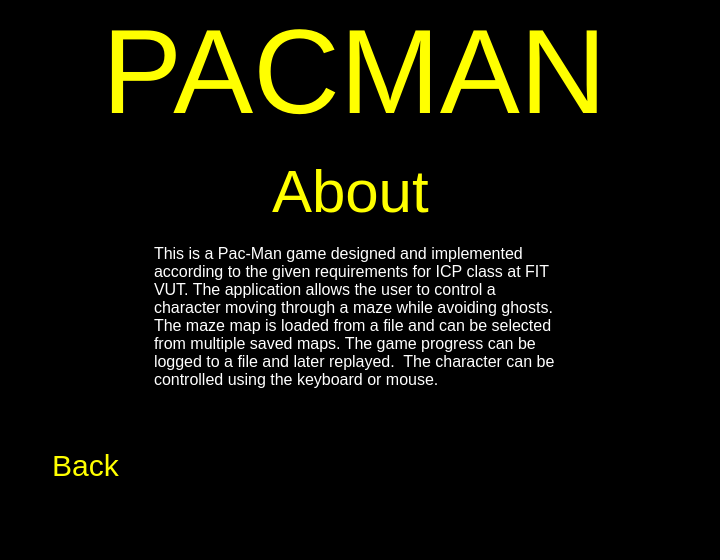
<?xml version="1.0" encoding="UTF-8"?>
<ui version="4.0">
 <class>AboutWindow</class>
 <widget class="QMainWindow" name="AboutWindow">
  <property name="geometry">
   <rect>
    <x>0</x>
    <y>0</y>
    <width>720</width>
    <height>560</height>
   </rect>
  </property>
  <property name="windowTitle">
   <string>MainWindow</string>
  </property>
  <property name="styleSheet">
   <string notr="true">QMainWindow{
background-color:rgb(0, 0, 0);
}
* {
    background-color: rgb(0, 0, 0);
}</string>
  </property>
  <widget class="QWidget" name="centralwidget">
   <widget class="QLineEdit" name="lineEdit">
    <property name="geometry">
     <rect>
      <x>100</x>
      <y>10</y>
      <width>521</width>
      <height>121</height>
     </rect>
    </property>
    <property name="styleSheet">
     <string notr="true">QLineEdit {
    color: rgb(255, 255, 0);
	font-size: 120px;
	font-family: &quot;Arcade Classic&quot;;
    border: none;
}</string>
    </property>
    <property name="text">
     <string>PACMAN</string>
    </property>
   </widget>
   <widget class="QTextEdit" name="textEdit">
    <property name="geometry">
     <rect>
      <x>150</x>
      <y>240</y>
      <width>421</width>
      <height>191</height>
     </rect>
    </property>
    <property name="styleSheet">
     <string notr="true">QTextEdit{
border: none;
font-style: 'Arcade Classic';
}</string>
    </property>
    <property name="html">
     <string>&lt;!DOCTYPE HTML PUBLIC &quot;-//W3C//DTD HTML 4.0//EN&quot; &quot;http://www.w3.org/TR/REC-html40/strict.dtd&quot;&gt;
&lt;html&gt;&lt;head&gt;&lt;meta name=&quot;qrichtext&quot; content=&quot;1&quot; /&gt;&lt;meta charset=&quot;utf-8&quot; /&gt;&lt;style type=&quot;text/css&quot;&gt;
p, li { white-space: pre-wrap; }
hr { height: 1px; border-width: 0; }
li.unchecked::marker { content: &quot;\2610&quot;; }
li.checked::marker { content: &quot;\2612&quot;; }
&lt;/style&gt;&lt;/head&gt;&lt;body style=&quot; font-family:'Segoe UI'; font-size:9pt; font-weight:400; font-style:normal;&quot;&gt;
&lt;p style=&quot; margin-top:0px; margin-bottom:0px; margin-left:0px; margin-right:0px; -qt-block-indent:0; text-indent:0px;&quot;&gt;&lt;span style=&quot; font-size:12pt; color:#ffffff;&quot;&gt;This is a Pac-Man game designed and implemented according to the given requirements for ICP class at FIT VUT. The application allows the user to control a character moving through a maze while avoiding ghosts. The maze map is loaded from a file and can be selected from multiple saved maps. The game progress can be logged to a file and later replayed.  The character can be controlled using the keyboard or mouse. &lt;/span&gt;&lt;/p&gt;&lt;/body&gt;&lt;/html&gt;</string>
    </property>
   </widget>
   <widget class="QLineEdit" name="lineEdit_2">
    <property name="geometry">
     <rect>
      <x>270</x>
      <y>160</y>
      <width>171</width>
      <height>61</height>
     </rect>
    </property>
    <property name="styleSheet">
     <string notr="true">QLineEdit {
    color: rgb(255, 255, 0);
	font-size: 60px;
	font-family: &quot;Arcade Classic&quot;;
    border: none;
}</string>
    </property>
    <property name="text">
     <string>About</string>
    </property>
   </widget>
   <widget class="QPushButton" name="backpushButton">
    <property name="geometry">
     <rect>
      <x>30</x>
      <y>450</y>
      <width>111</width>
      <height>31</height>
     </rect>
    </property>
    <property name="styleSheet">
     <string notr="true">QPushButton {
    color: rgb(255, 255, 0);
	font-size: 30px;
	font-family: &quot;Arcade Classic&quot;;
    border: none;
}</string>
    </property>
    <property name="text">
     <string>Back</string>
    </property>
   </widget>
  </widget>
  <widget class="QMenuBar" name="menubar">
   <property name="geometry">
    <rect>
     <x>0</x>
     <y>0</y>
     <width>720</width>
     <height>22</height>
    </rect>
   </property>
  </widget>
  <widget class="QStatusBar" name="statusbar"/>
 </widget>
 <resources/>
 <connections/>
</ui>
